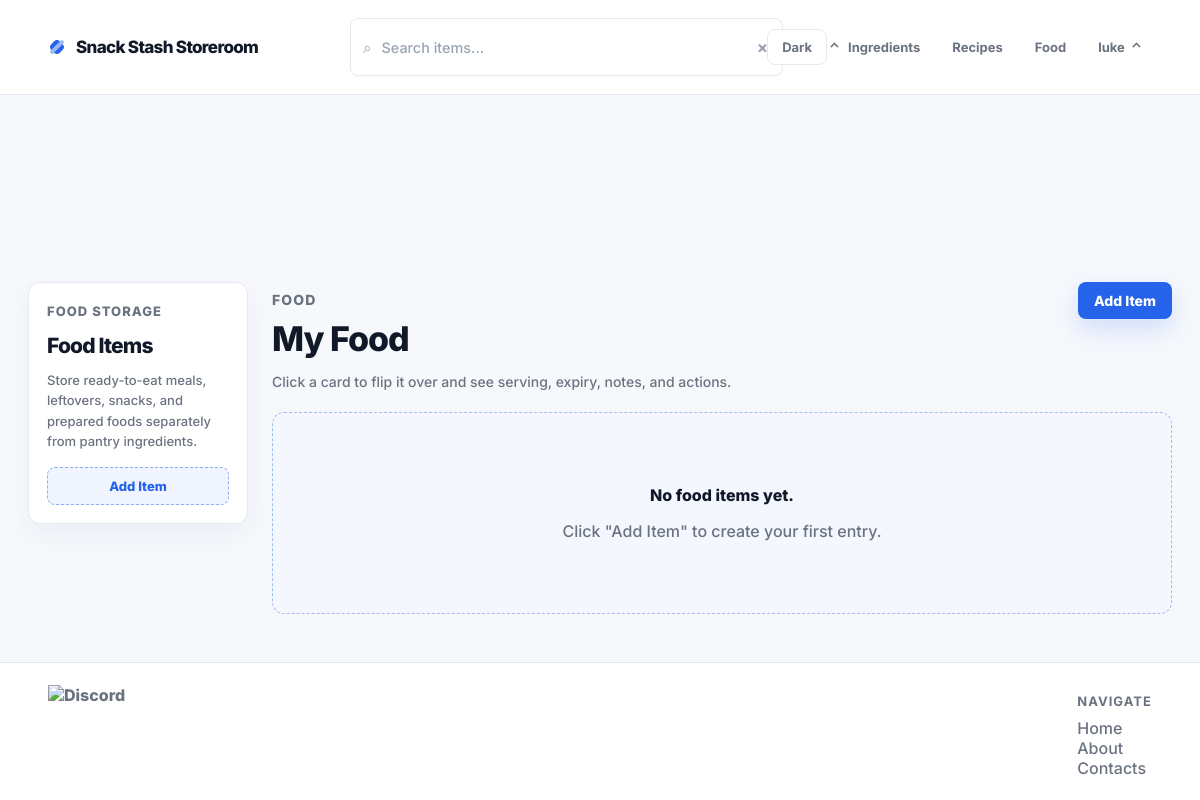
The app's page /food/page (signed in), older data.
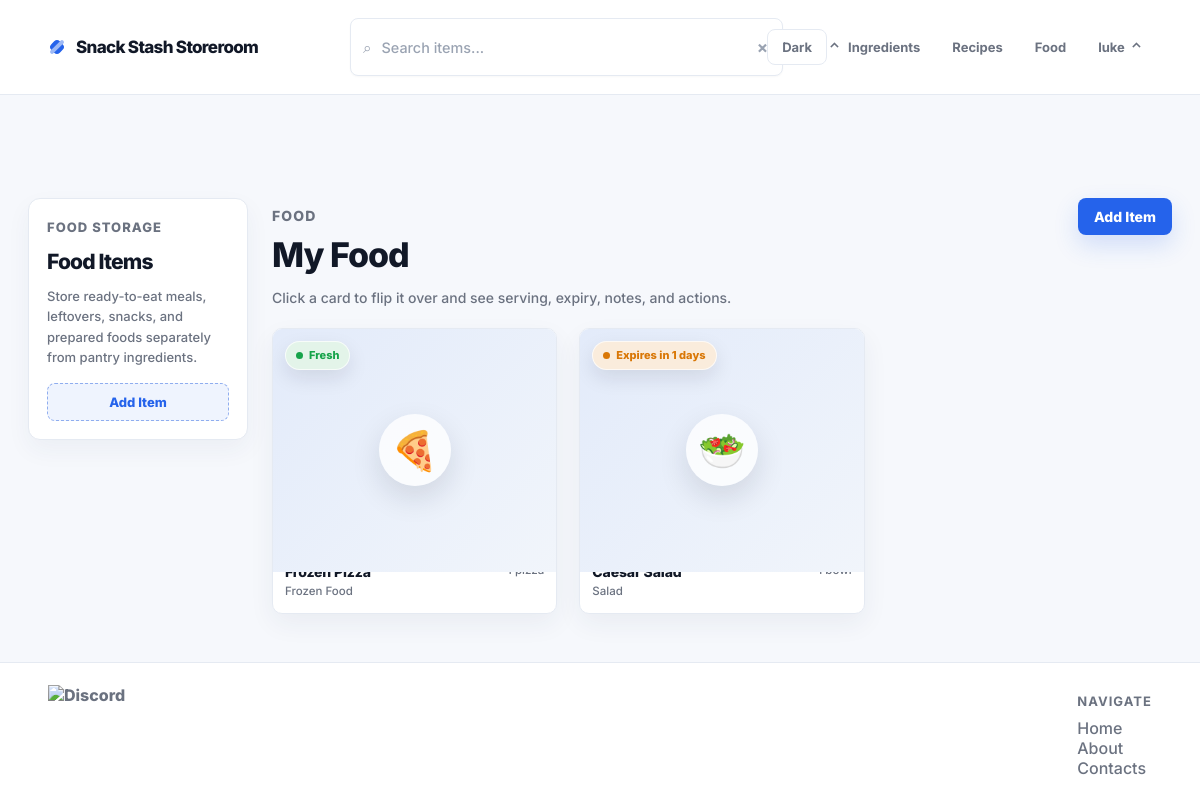
The same page, newer data.
### app/models/model.py (models this page shows)
class BaseModel(Model):
    class Meta:
        database = db

class Food(BaseModel):
    id = AutoField()
    user = ForeignKeyField(User, backref="foods")
    name = CharField()
    emoji = CharField(default="🍽️")
    description = CharField(null=True)
    food_type = CharField()
    serving_size = CharField(null=True)
    category = CharField()
    expiry_date = DateField(null=True)
    notes = CharField(null=True)
    created_at = DateTimeField(default=datetime.now)
    updated_at = DateTimeField(default=datetime.now)
    class Meta:
        table_name = "food"

### app/routes/food.py (the view)
@food_bp.route("/page")
@login_required
def food_page():
    today = date.today()
    items = list(_user_food().dicts())
    return render_template(
        "food.html",
        items=items,
        today=today,
        warning_days=today + timedelta(days=3),
    )

### app/routes/food.py (called while the page is built)
def _user_id():
    return int(current_user.id)

def _user_food():
    return Food.select().where(Food.user_id == _user_id())

### app/templates/food.html (shortened to what this page needs)
{% extends "layout.html" %}
{% block content %}
<main class="dashboard-page">
    <div class="dashboard-shell">
        <aside class="dashboard-sidebar">
            <p class="sidebar-kicker quicksand-regular">Food Storage</p>
            <h1 class="elms-sans-regular">Food Items</h1>
            <p class="quicksand-regular">Store ready-to-eat meals, leftovers, snacks, and prepared foods separately from pantry ingredients.</p>
            <button class="quicksand-regular"
                hx-get="/food/new"
                hx-target="#food-form-container"
                hx-swap="innerHTML">Add Item</button>
        </aside>
        <section class="pantry-section dashboard-main">
            <div class="section-header">
                <div>
                    <p class="section-kicker quicksand-regular">Food</p>
                    <h2 class="elms-sans-regular h1">My Food</h2>
                    <p class="quicksand-regular">Click a card to flip it over and see serving, expiry, notes, and actions.</p>
                </div>
                <button class="quicksand-regular"
                    hx-get="/food/new"
                    hx-target="#food-form-container"
                    hx-swap="innerHTML">Add Item</button>
            </div>
            <div id="food-items" class="pantry-items-grid">
                {% include "_food_items.html" %}
            </div>
        </section>
    </div>
</main>
{% endblock %}

### app/templates/_food_items.html (shortened to what this page needs)
{% if items %}
  {% for item in items %}
    {% set item_category = item.category or "Uncategorized" %}
    {% set item_description = item.description or "" %}
    {% set item_notes = item.notes or "" %}
    {% set emoji = item.emoji or "🍽️" %}
    {% set status_class = "fresh" %}
    {% set status_label = "Fresh" %}
    {% if item.expiry_date and item.expiry_date < today %}
      {% set status_class = "expired" %}
      {% set status_label = "Expired" %}
    {% elif item.expiry_date and item.expiry_date <= warning_days %}
      {% set status_class = "warning" %}
      {% set status_label = "Expires in " ~ (item.expiry_date - today).days ~ " days" %}
    {% elif not item.expiry_date %}
      {% set status_class = "unknown" %}
      {% set status_label = "No expiry" %}
    {% endif %}
    <article class="pantry-card pantry-card--{{ status_class }}"
      data-search="{{ (emoji ~ ' ' ~ item.name ~ ' ' ~ item_category ~ ' ' ~ item_description ~ ' ' ~ (item.serving_size or '') ~ ' ' ~ item_notes)|lower }}">
      <div class="pantry-card-inner">
        <label class="pantry-card-face pantry-card-front" for="food-card-{{ item.id }}" data-card-flip
          aria-label="View details for {{ item.name }}">
          <span class="pantry-card-media">
            <span class="pantry-item-icon" aria-hidden="true">{{ emoji }}</span>
            <span class="expiry-chip expiry-chip--{{ status_class }}">{{ status_label }}</span>
          </span>
          <span class="pantry-card-main">
            <span>
              <strong class="elms-sans-regular">{{ item.name }}</strong>
              <small class="quicksand-regular">{{ item_category }}</small>
            </span>
            <span class="pantry-card-quantity quicksand-regular">{{ item.serving_size or "Not set" }}</span>
          </span>
        </label>
        <div class="pantry-card-face pantry-card-back">
          <label for="food-card-{{ item.id }}" class="card-back-button quicksand-regular" data-card-unflip>Back</label>
          <p class="dialog-eyebrow quicksand-regular">{{ item_category }}</p>
          <h3 class="elms-sans-regular">{{ emoji }} {{ item.name }}</h3>
          <div class="pantry-detail-list quicksand-regular">
            <div>
              <span>Serving</span>
              <strong>{{ item.serving_size or "Not set" }}</strong>
            </div>
            <div>
              <span>Expiry</span>
              <strong>{{ item.expiry_date or "None" }}</strong>
            </div>
            {% if item_description %}
              <div class="detail-notes">
                <span>Description</span>
                <strong>{{ item_description }}</strong>
              </div>
            {% endif %}
          </div>
        </div>
      </div>
    </article>
  {% endfor %}
{% else %}
  <div class="empty-state quicksand-regular">
    <p>No food items yet.</p>
    <p>Click "Add Item" to create your first entry.</p>
  </div>
{% endif %}

Row changes from the older to the newer data that the page shows:
added Food: emoji "🍕", status_label "Fresh", category "Frozen Food"
added Food: emoji "🥗", status_label "Expires in 1 days", category "Salad"
Text that changed along with them:
text no longer shown: "No food items yet. Click \"Add Item\" to create your first entry."
